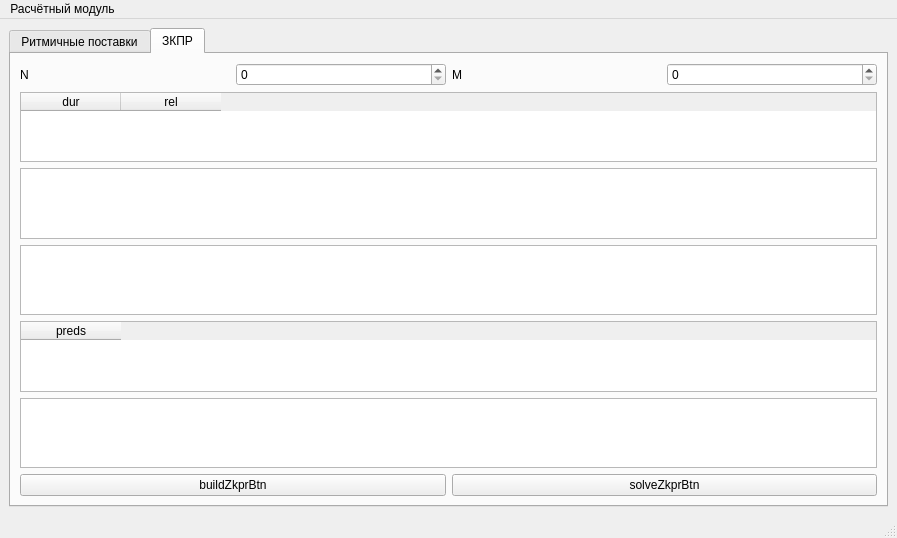
<?xml version="1.0" encoding="UTF-8"?>
<ui version="4.0">
 <class>MainWindow</class>
 <widget class="QMainWindow" name="MainWindow">
  <property name="geometry">
   <rect>
    <x>0</x>
    <y>0</y>
    <width>897</width>
    <height>450</height>
   </rect>
  </property>
  <property name="windowTitle">
   <string>MainWindow</string>
  </property>
  <widget class="QWidget" name="centralwidget">
   <layout class="QGridLayout" name="gridLayout">
    <item row="0" column="0">
     <widget class="QTabWidget" name="tabWidget">
      <property name="currentIndex">
       <number>1</number>
      </property>
      <widget class="QWidget" name="tab">
       <attribute name="title">
        <string>Ритмичные поставки</string>
       </attribute>
       <layout class="QGridLayout" name="gridLayout_2">
        <item row="0" column="0">
         <widget class="QLabel" name="label">
          <property name="text">
           <string>V0</string>
          </property>
         </widget>
        </item>
        <item row="0" column="1">
         <widget class="QDoubleSpinBox" name="v0Spin">
          <property name="maximum">
           <double>10000000.000000000000000</double>
          </property>
         </widget>
        </item>
        <item row="1" column="0">
         <widget class="QLabel" name="label_2">
          <property name="text">
           <string>p</string>
          </property>
         </widget>
        </item>
        <item row="1" column="1" colspan="2">
         <widget class="QPlainTextEdit" name="pEdit">
          <property name="minimumSize">
           <size>
            <width>385</width>
            <height>0</height>
           </size>
          </property>
         </widget>
        </item>
        <item row="2" column="0">
         <widget class="QLabel" name="label_3">
          <property name="text">
           <string>minV</string>
          </property>
         </widget>
        </item>
        <item row="2" column="1">
         <widget class="QDoubleSpinBox" name="minVSpin">
          <property name="maximum">
           <double>10000000.000000000000000</double>
          </property>
         </widget>
        </item>
        <item row="3" column="0">
         <widget class="QLabel" name="label_4">
          <property name="text">
           <string>maxV</string>
          </property>
         </widget>
        </item>
        <item row="3" column="1">
         <widget class="QDoubleSpinBox" name="maxVSpin">
          <property name="maximum">
           <double>100000000.000000000000000</double>
          </property>
         </widget>
        </item>
        <item row="4" column="0" colspan="2">
         <widget class="QPushButton" name="solveBtn">
          <property name="text">
           <string>Решить итерационным процессом</string>
          </property>
         </widget>
        </item>
        <item row="4" column="2" rowspan="2">
         <widget class="QTableWidget" name="resultTable"/>
        </item>
        <item row="5" column="0" colspan="2">
         <widget class="QPushButton" name="solveDirectBtn">
          <property name="text">
           <string>Решить прямым методом</string>
          </property>
         </widget>
        </item>
        <item row="6" column="0">
         <widget class="QLabel" name="statusLabel">
          <property name="text">
           <string>Готово</string>
          </property>
         </widget>
        </item>
       </layout>
      </widget>
      <widget class="QWidget" name="tab_2">
       <attribute name="title">
        <string>ЗКПР</string>
       </attribute>
       <layout class="QVBoxLayout" name="verticalLayout">
        <item>
         <layout class="QHBoxLayout" name="horizontalLayout">
          <item>
           <widget class="QLabel" name="label_5">
            <property name="text">
             <string>N</string>
            </property>
           </widget>
          </item>
          <item>
           <widget class="QSpinBox" name="nSpin">
            <property name="maximum">
             <number>10000000</number>
            </property>
           </widget>
          </item>
          <item>
           <widget class="QLabel" name="label_6">
            <property name="text">
             <string>M</string>
            </property>
           </widget>
          </item>
          <item>
           <widget class="QSpinBox" name="mSpin">
            <property name="maximum">
             <number>100000000</number>
            </property>
           </widget>
          </item>
         </layout>
        </item>
        <item>
         <widget class="QTableWidget" name="jobsTable">
          <column>
           <property name="text">
            <string>dur</string>
           </property>
          </column>
          <column>
           <property name="text">
            <string>rel</string>
           </property>
          </column>
         </widget>
        </item>
        <item>
         <widget class="QTableWidget" name="capTable"/>
        </item>
        <item>
         <widget class="QTableWidget" name="demandsTable"/>
        </item>
        <item>
         <widget class="QTableWidget" name="predsTable">
          <column>
           <property name="text">
            <string>preds</string>
           </property>
          </column>
         </widget>
        </item>
        <item>
         <widget class="QTableWidget" name="scheduleTable"/>
        </item>
        <item>
         <layout class="QHBoxLayout" name="horizontalLayout_2">
          <item>
           <widget class="QPushButton" name="buildZkprBtn">
            <property name="text">
             <string>buildZkprBtn</string>
            </property>
           </widget>
          </item>
          <item>
           <widget class="QPushButton" name="solveZkprBtn">
            <property name="text">
             <string>solveZkprBtn</string>
            </property>
           </widget>
          </item>
         </layout>
        </item>
       </layout>
      </widget>
     </widget>
    </item>
   </layout>
  </widget>
  <widget class="QMenuBar" name="menubar">
   <property name="geometry">
    <rect>
     <x>0</x>
     <y>0</y>
     <width>897</width>
     <height>37</height>
    </rect>
   </property>
   <widget class="QMenu" name="menu">
    <property name="title">
     <string>Расчётный модуль</string>
    </property>
   </widget>
   <addaction name="menu"/>
  </widget>
  <widget class="QStatusBar" name="statusbar"/>
 </widget>
 <resources/>
 <connections/>
</ui>
